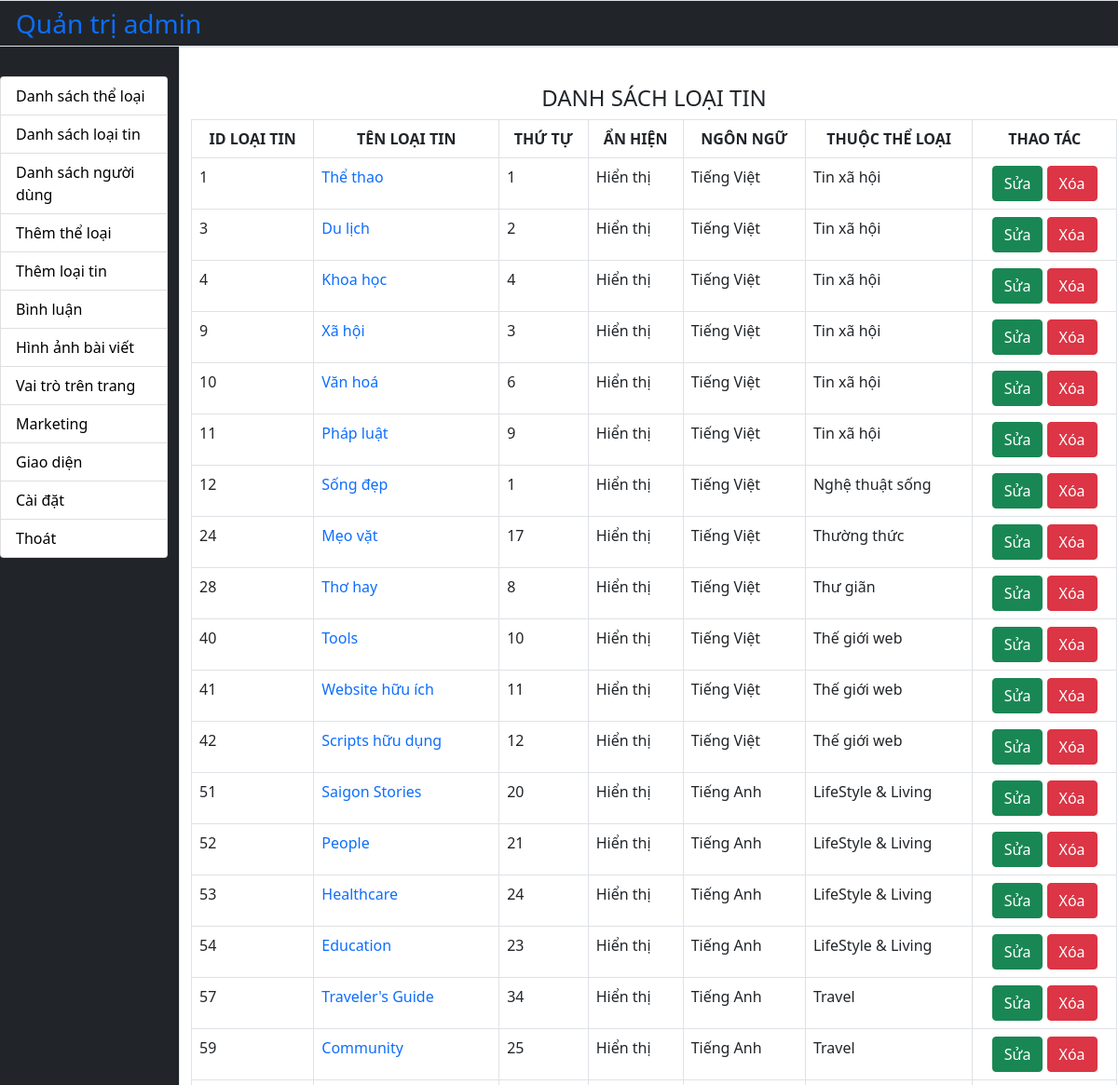
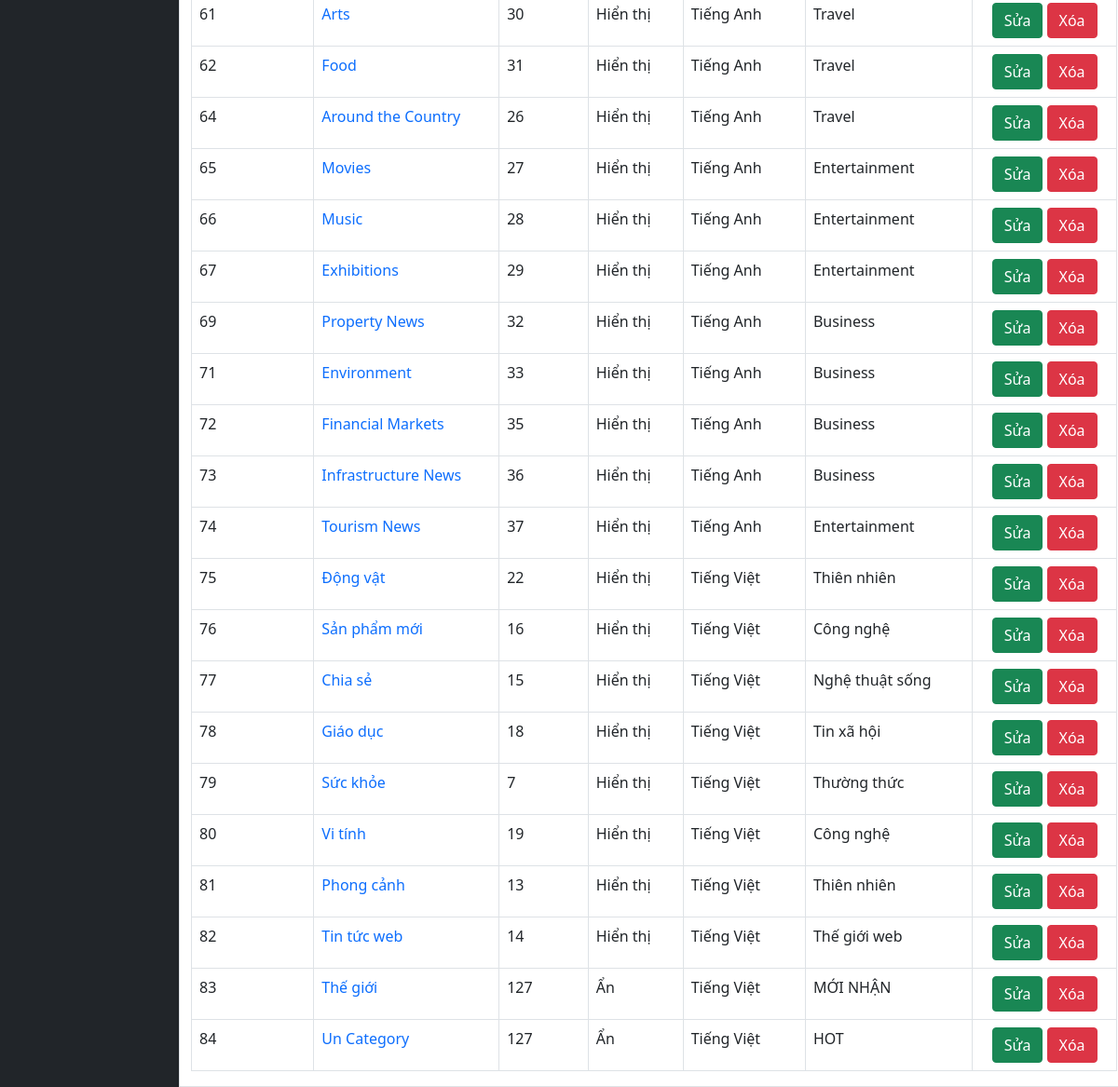
The app's page /tintuc/quantri/index.php?page=loaitin_ds (signed in) with its own data (2 pictures, top to bottom).
### tables this page shows
CREATE TABLE `loaitin` (
  `idLT` int(11) NOT NULL,
  `lang` char(2) DEFAULT 'vi',
  `Ten` varchar(100) NOT NULL DEFAULT '',
  `ThuTu` tinyint(11) DEFAULT 0,
  `AnHien` tinyint(1) DEFAULT 1,
  `idTL` int(11) NOT NULL DEFAULT 1
);

CREATE TABLE `theloai` (
  `idTL` int(11) NOT NULL,
  `lang` char(2) DEFAULT 'vi',
  `TenTL` varchar(255) NOT NULL DEFAULT '',
  `ThuTu` int(11) DEFAULT 0,
  `AnHien` tinyint(1) DEFAULT 1,
  `HienMenu` tinyint(1) DEFAULT 1
);

### tintuc/quantri/functions.php (called while the page is built, shortened)
<?php
$host = 'localhost';
$dbname = 'php1_news';
$userdb = 'root';
$passdb = '';
$conn = new PDO("mysql:host=$host;dbname=$dbname;charset=utf8", $userdb, $passdb);
$conn->setAttribute(PDO::ATTR_ERRMODE, PDO::ERRMODE_EXCEPTION);
?>
<?php
function laydsLoaiTin()
{
    $sql = "SELECT idLT,Ten, ThuTu, AnHien, lang,idTL FROM loaitin ORDER BY idLT";
    global $conn;
    $kq = $conn->query($sql);
    return $kq;
}
function layTenTL($idTL=0){
    global $conn;
    $kq= $conn->query("SELECT TenTL,idTL FROM theloai WHERE idTL=$idTL");
    $row = $kq->fetch(PDO::FETCH_ASSOC);
    return $row['TenTL'];
}
?>

### tintuc/quantri/loaitin_ds.php (the view)
<?php
$listLoaiTin = laydsLoaiTin();
?>
<link rel="stylesheet" href="https://cdn.jsdelivr.net/npm/bootstrap@5.1.0/dist/css/bootstrap.min.css">
<h4 class="col-9 m-auto p-2 text-center">DANH SÁCH LOẠI TIN</h4>
<table class="table table-bordered">
    <tr>
        <th class="text-center">ID LOẠI TIN</th>
        <th class="text-center">TÊN LOẠI TIN</th>
        <th class="text-center">THỨ TỰ</th>
        <th class="text-center">ẨN HIỆN</th>
        <th class="text-center">NGÔN NGỮ</th>
        <th class="text-center">THUỘC THỂ LOẠI</th>
        <th class="text-center">THAO TÁC</th>
    </tr>
    <?php foreach ($listLoaiTin as $row) { ?>
        <tr>
            <td><?= $row['idLT'] ?></td>
            <td><a style="text-decoration: none;" href="index.php?page=loai&idLT=<?= $row['idLT'] ?>"><?= $row['Ten'] ?> </a></td>
            <td><?= $row['ThuTu'] ?></td>
            <td><?= ($row['AnHien'] ? "Hiển thị" : "Ẩn") ?></td>
            <td><?= ($row['lang']) == 'vi' ? "Tiếng Việt" : "Tiếng Anh" ?></td>
            <td>
                <?=
                layTenTL($row['idTL']);
                ?>
            </td>
            <td class="text-center">
                <a class="btn btn-success " href="index.php?page=loaitin_sua&idLT=<?= $row['idLT'] ?>">Sửa</a>
                <a class="btn btn-danger" href="loaitin_xoa.php?idLT=<?= $row['idLT'] ?>" onclick="return confirm('Bạn có chắc muốn xóa?')">Xóa</a>
            </td>
        </tr>
    <?php } ?>
</table>

### records on screen
loaitin: idLT "1", Ten "Thể thao", ThuTu "1", AnHien "Hiển thị", lang "Tiếng Việt", idTL.TenTL "Tin xã hội"
loaitin: idLT "3", Ten "Du lịch", ThuTu "2", AnHien "Hiển thị", lang "Tiếng Việt", idTL.TenTL "Tin xã hội"
loaitin: idLT "4", Ten "Khoa học", ThuTu "4", AnHien "Hiển thị", lang "Tiếng Việt", idTL.TenTL "Tin xã hội"
loaitin: idLT "9", Ten "Xã hội", ThuTu "3", AnHien "Hiển thị", lang "Tiếng Việt", idTL.TenTL "Tin xã hội"
loaitin: idLT "10", Ten "Văn hoá", ThuTu "6", AnHien "Hiển thị", lang "Tiếng Việt", idTL.TenTL "Tin xã hội"
loaitin: idLT "11", Ten "Pháp luật", ThuTu "9", AnHien "Hiển thị", lang "Tiếng Việt", idTL.TenTL "Tin xã hội"
loaitin: idLT "12", Ten "Sống đẹp", ThuTu "1", AnHien "Hiển thị", lang "Tiếng Việt", idTL.TenTL "Nghệ thuật sống"
loaitin: idLT "24", Ten "Mẹo vặt", ThuTu "17", AnHien "Hiển thị", lang "Tiếng Việt", idTL.TenTL "Thường thức"
loaitin: idLT "28", Ten "Thơ hay", ThuTu "8", AnHien "Hiển thị", lang "Tiếng Việt", idTL.TenTL "Thư giãn"
loaitin: idLT "40", Ten "Tools", ThuTu "10", AnHien "Hiển thị", lang "Tiếng Việt", idTL.TenTL "Thế giới web"
loaitin: idLT "41", Ten "Website hữu ích", ThuTu "11", AnHien "Hiển thị", lang "Tiếng Việt", idTL.TenTL "Thế giới web"
loaitin: idLT "42", Ten "Scripts hữu dụng", ThuTu "12", AnHien "Hiển thị", lang "Tiếng Việt", idTL.TenTL "Thế giới web"
loaitin: idLT "51", Ten "Saigon Stories", ThuTu "20", AnHien "Hiển thị", lang "Tiếng Anh", idTL.TenTL "LifeStyle & Living"
loaitin: idLT "52", Ten "People", ThuTu "21", AnHien "Hiển thị", lang "Tiếng Anh", idTL.TenTL "LifeStyle & Living"
loaitin: idLT "53", Ten "Healthcare", ThuTu "24", AnHien "Hiển thị", lang "Tiếng Anh", idTL.TenTL "LifeStyle & Living"
loaitin: idLT "54", Ten "Education", ThuTu "23", AnHien "Hiển thị", lang "Tiếng Anh", idTL.TenTL "LifeStyle & Living"
loaitin: idLT "57", Ten "Traveler's Guide", ThuTu "34", AnHien "Hiển thị", lang "Tiếng Anh", idTL.TenTL "Travel"
loaitin: idLT "59", Ten "Community", ThuTu "25", AnHien "Hiển thị", lang "Tiếng Anh", idTL.TenTL "Travel"
loaitin: idLT "61", Ten "Arts", ThuTu "30", AnHien "Hiển thị", lang "Tiếng Anh", idTL.TenTL "Travel"
loaitin: idLT "62", Ten "Food", ThuTu "31", AnHien "Hiển thị", lang "Tiếng Anh", idTL.TenTL "Travel"
loaitin: idLT "64", Ten "Around the Country", ThuTu "26", AnHien "Hiển thị", lang "Tiếng Anh", idTL.TenTL "Travel"
loaitin: idLT "65", Ten "Movies", ThuTu "27", AnHien "Hiển thị", lang "Tiếng Anh", idTL.TenTL "Entertainment"
loaitin: idLT "66", Ten "Music", ThuTu "28", AnHien "Hiển thị", lang "Tiếng Anh", idTL.TenTL "Entertainment"
loaitin: idLT "67", Ten "Exhibitions", ThuTu "29", AnHien "Hiển thị", lang "Tiếng Anh", idTL.TenTL "Entertainment"
loaitin: idLT "69", Ten "Property News", ThuTu "32", AnHien "Hiển thị", lang "Tiếng Anh", idTL.TenTL "Business"
loaitin: idLT "71", Ten "Environment", ThuTu "33", AnHien "Hiển thị", lang "Tiếng Anh", idTL.TenTL "Business"
loaitin: idLT "72", Ten "Financial Markets", ThuTu "35", AnHien "Hiển thị", lang "Tiếng Anh", idTL.TenTL "Business"
loaitin: idLT "73", Ten "Infrastructure News", ThuTu "36", AnHien "Hiển thị", lang "Tiếng Anh", idTL.TenTL "Business"
loaitin: idLT "74", Ten "Tourism News", ThuTu "37", AnHien "Hiển thị", lang "Tiếng Anh", idTL.TenTL "Entertainment"
loaitin: idLT "75", Ten "Động vật", ThuTu "22", AnHien "Hiển thị", lang "Tiếng Việt", idTL.TenTL "Thiên nhiên"
loaitin: idLT "76", Ten "Sản phẩm mới", ThuTu "16", AnHien "Hiển thị", lang "Tiếng Việt", idTL.TenTL "Công nghệ"
loaitin: idLT "77", Ten "Chia sẻ", ThuTu "15", AnHien "Hiển thị", lang "Tiếng Việt", idTL.TenTL "Nghệ thuật sống"
loaitin: idLT "78", Ten "Giáo dục", ThuTu "18", AnHien "Hiển thị", lang "Tiếng Việt", idTL.TenTL "Tin xã hội"
loaitin: idLT "79", Ten "Sức khỏe", ThuTu "7", AnHien "Hiển thị", lang "Tiếng Việt", idTL.TenTL "Thường thức"
loaitin: idLT "80", Ten "Vi tính", ThuTu "19", AnHien "Hiển thị", lang "Tiếng Việt", idTL.TenTL "Công nghệ"
loaitin: idLT "81", Ten "Phong cảnh", ThuTu "13", AnHien "Hiển thị", lang "Tiếng Việt", idTL.TenTL "Thiên nhiên"
loaitin: idLT "82", Ten "Tin tức web", ThuTu "14", AnHien "Hiển thị", lang "Tiếng Việt", idTL.TenTL "Thế giới web"
loaitin: idLT "83", Ten "Thế giới", ThuTu "127", AnHien "Ẩn", lang "Tiếng Việt", idTL.TenTL "MỚI NHẬN"
loaitin: idLT "84", Ten "Un Category", ThuTu "127", AnHien "Ẩn", lang "Tiếng Việt", idTL.TenTL "HOT"
